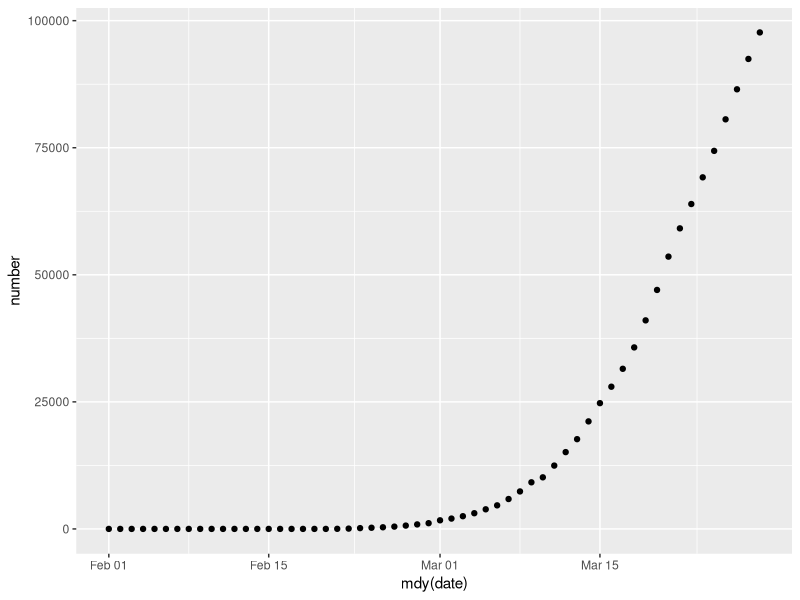

Reproduce this figure in R.
## ---- chunk 1
knitr::opts_chunk$set(echo = TRUE)
library(tidyverse)
covid_tb <- read_csv("time_series_covid19_confirmed_global.csv")
## ---- chunk 2
covid_italy <- covid_tb %>% filter(`Country/Region` == 'Italy')
italy_tidy <- covid_italy %>% pivot_longer(
     cols = !c(`Province/State`, `Country/Region`, Long, Lat), 
     names_to = "date", 
     values_to = "number")
italy_short <- italy_tidy %>% select(`Country/Region`, date, number) %>%  filter (mdy(date) %in% seq(ymd('2020-02-01'),ymd('2020-03-29'), by = 'days')) 
## ---- chunk 3
italy_short %>% ggplot() + aes(x = mdy(date), y = number) + geom_point()
